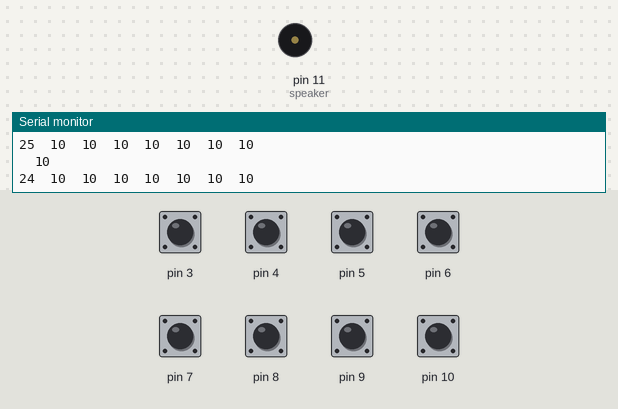
This sketch was run on a simulated Arduino Uno, built with avr-gcc and run on an emulated ATmega328P. Shown: buzzer (waves = sounding), the last lines printed to the serial monitor. Inputs (shaded band) come from the test bench; at power-on: pin 3–10 HIGH.

Above: at 1.2 s.
1.3 s: pin 3 pulled LOW for 1 s
At 1.8 s:
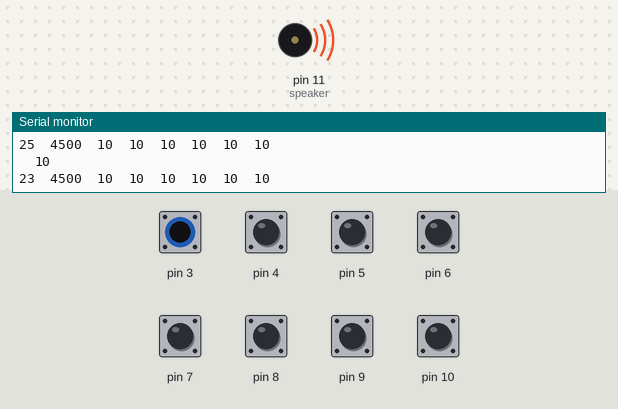
3.8 s: pin 4 pulled LOW for 0.15 s
At 4.5 s:
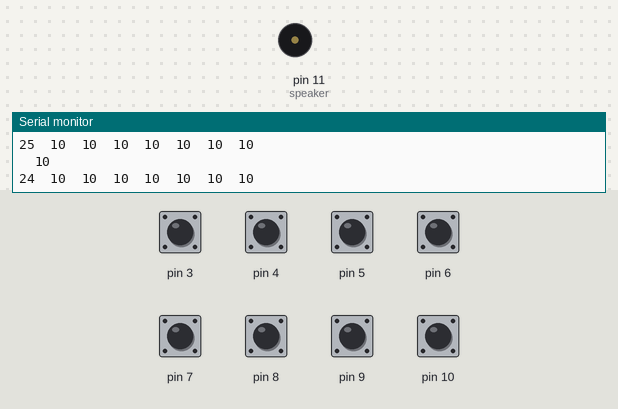
6.9 s: pin 5 pulled LOW for 0.15 s
At 7.0 s:
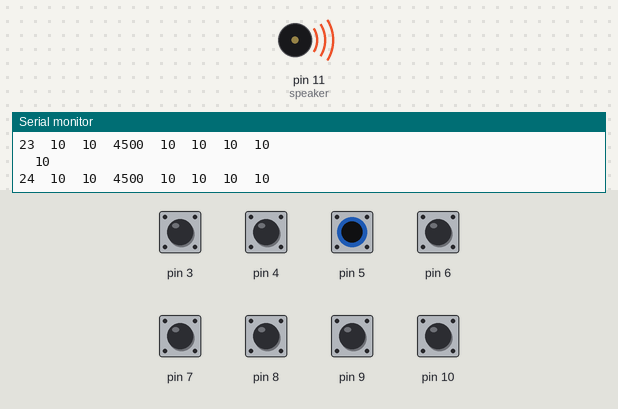
8.5 s: pin 6 pulled LOW for 1 s
At 10.5 s:
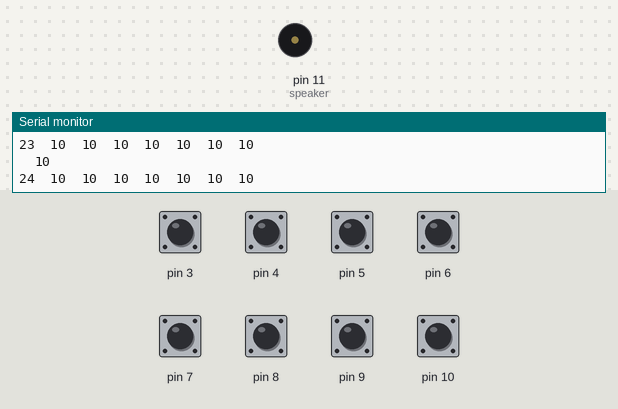
12.5 s: pin 7 pulled LOW for 1 s
At 12.8 s:
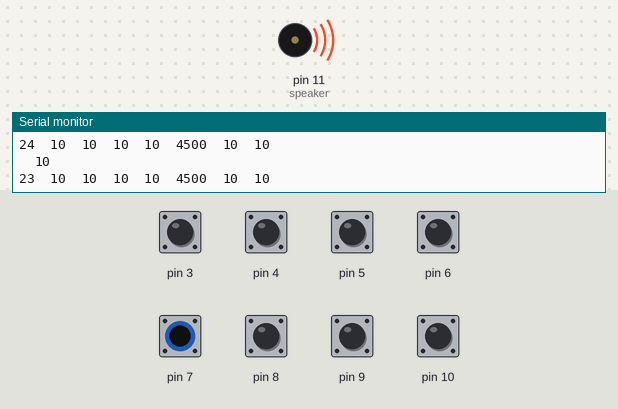
16.5 s: pin 8 pulled LOW for 0.15 s
At 17.3 s:
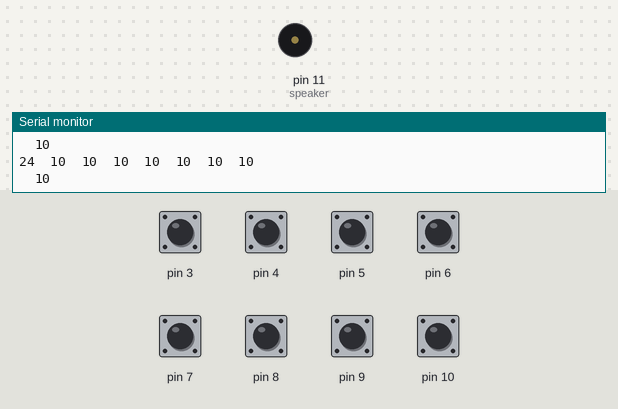
Timing chart, 0 to 19.5 s (numbered marks = the images above; inputs shaded):
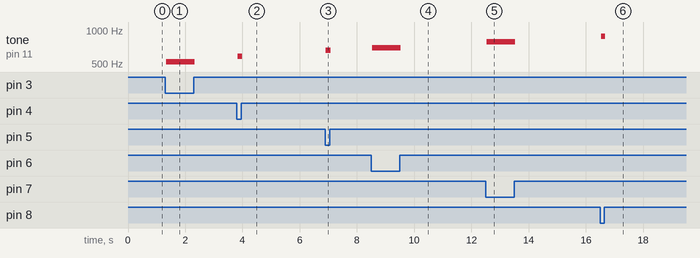

The sketch:

octave2.ino
```cpp
#include <CapacitiveSensor.h>
#define speaker 11


CapacitiveSensor   cs_2_3 = CapacitiveSensor(2,3);
CapacitiveSensor   cs_2_4 = CapacitiveSensor(2,4);
CapacitiveSensor   cs_2_5 = CapacitiveSensor(2,5);
CapacitiveSensor   cs_2_6 = CapacitiveSensor(2,6);
CapacitiveSensor   cs_2_7 = CapacitiveSensor(2,7);
CapacitiveSensor   cs_2_8 = CapacitiveSensor(2,8);
CapacitiveSensor   cs_2_9 = CapacitiveSensor(2,9);
CapacitiveSensor   cs_2_10 = CapacitiveSensor(2,10);


void setup()
{
  cs_2_3.set_CS_AutocaL_Millis(0xFFFFFFFF);
  Serial.begin(9600);
}


void loop()
{
  long start = millis();
  long total1 =  cs_2_3.capacitiveSensor(30);
  long total2 =  cs_2_4.capacitiveSensor(30);
  long total3 =  cs_2_5.capacitiveSensor(30);
  long total4 =  cs_2_6.capacitiveSensor(30);
  long total5 =  cs_2_7.capacitiveSensor(30);
  long total6 =  cs_2_8.capacitiveSensor(30);
  long total7 =  cs_2_9.capacitiveSensor(30);
  long total8 =  cs_2_10.capacitiveSensor(30);


  Serial.print(millis() - start);
  Serial.print("\t");


  Serial.print(total1);
  Serial.print("\t");
  Serial.print(total2);
  Serial.print("\t");
  Serial.print(total3);
  Serial.print("\t");
  Serial.print(total4);
  Serial.print("\t");
  Serial.print(total5);
  Serial.print("\t");
  Serial.print(total6);
  Serial.print("\t");
  Serial.println(total7);
  Serial.print("\t");
  Serial.println(total8);


  if (total1 > 150) tone(speaker,523);
  if (total2 > 150) tone(speaker,587);
  if (total3 > 150) tone(speaker,659);
  if (total4 > 150) tone(speaker,698);
  if (total5 > 150) tone(speaker,784);
  if (total6 > 150) tone(speaker,880);
  if (total7 > 150) tone(speaker,988);
  if (total8 > 150) tone(speaker,1047);

  if (total1<=150  &  total2<=150  &  total3<=150 & total4<=150  &  total5<=150  &  total6<=150 &  total7<=150 &  total8<=150)
    noTone(speaker);


  delay(10);
}
```

Measured:
- after the input at 1.3 s, tone on pin 11 (speaker): silent → 523 Hz at once, → silent 0.99 s later
- after the input at 3.8 s, tone on pin 11 (speaker): silent → 587 Hz at once, → silent 0.14 s later
- after the input at 6.9 s, tone on pin 11 (speaker): silent → 659 Hz at once, → silent 0.18 s later
- after the input at 8.5 s, tone on pin 11 (speaker): silent → 698 Hz at once, → silent 0.99 s later
- after the input at 12.5 s, tone on pin 11 (speaker): silent → 784 Hz at once, → silent 0.99 s later
- after the input at 16.5 s, tone on pin 11 (speaker): silent → 880 Hz at once, → silent 0.14 s later
